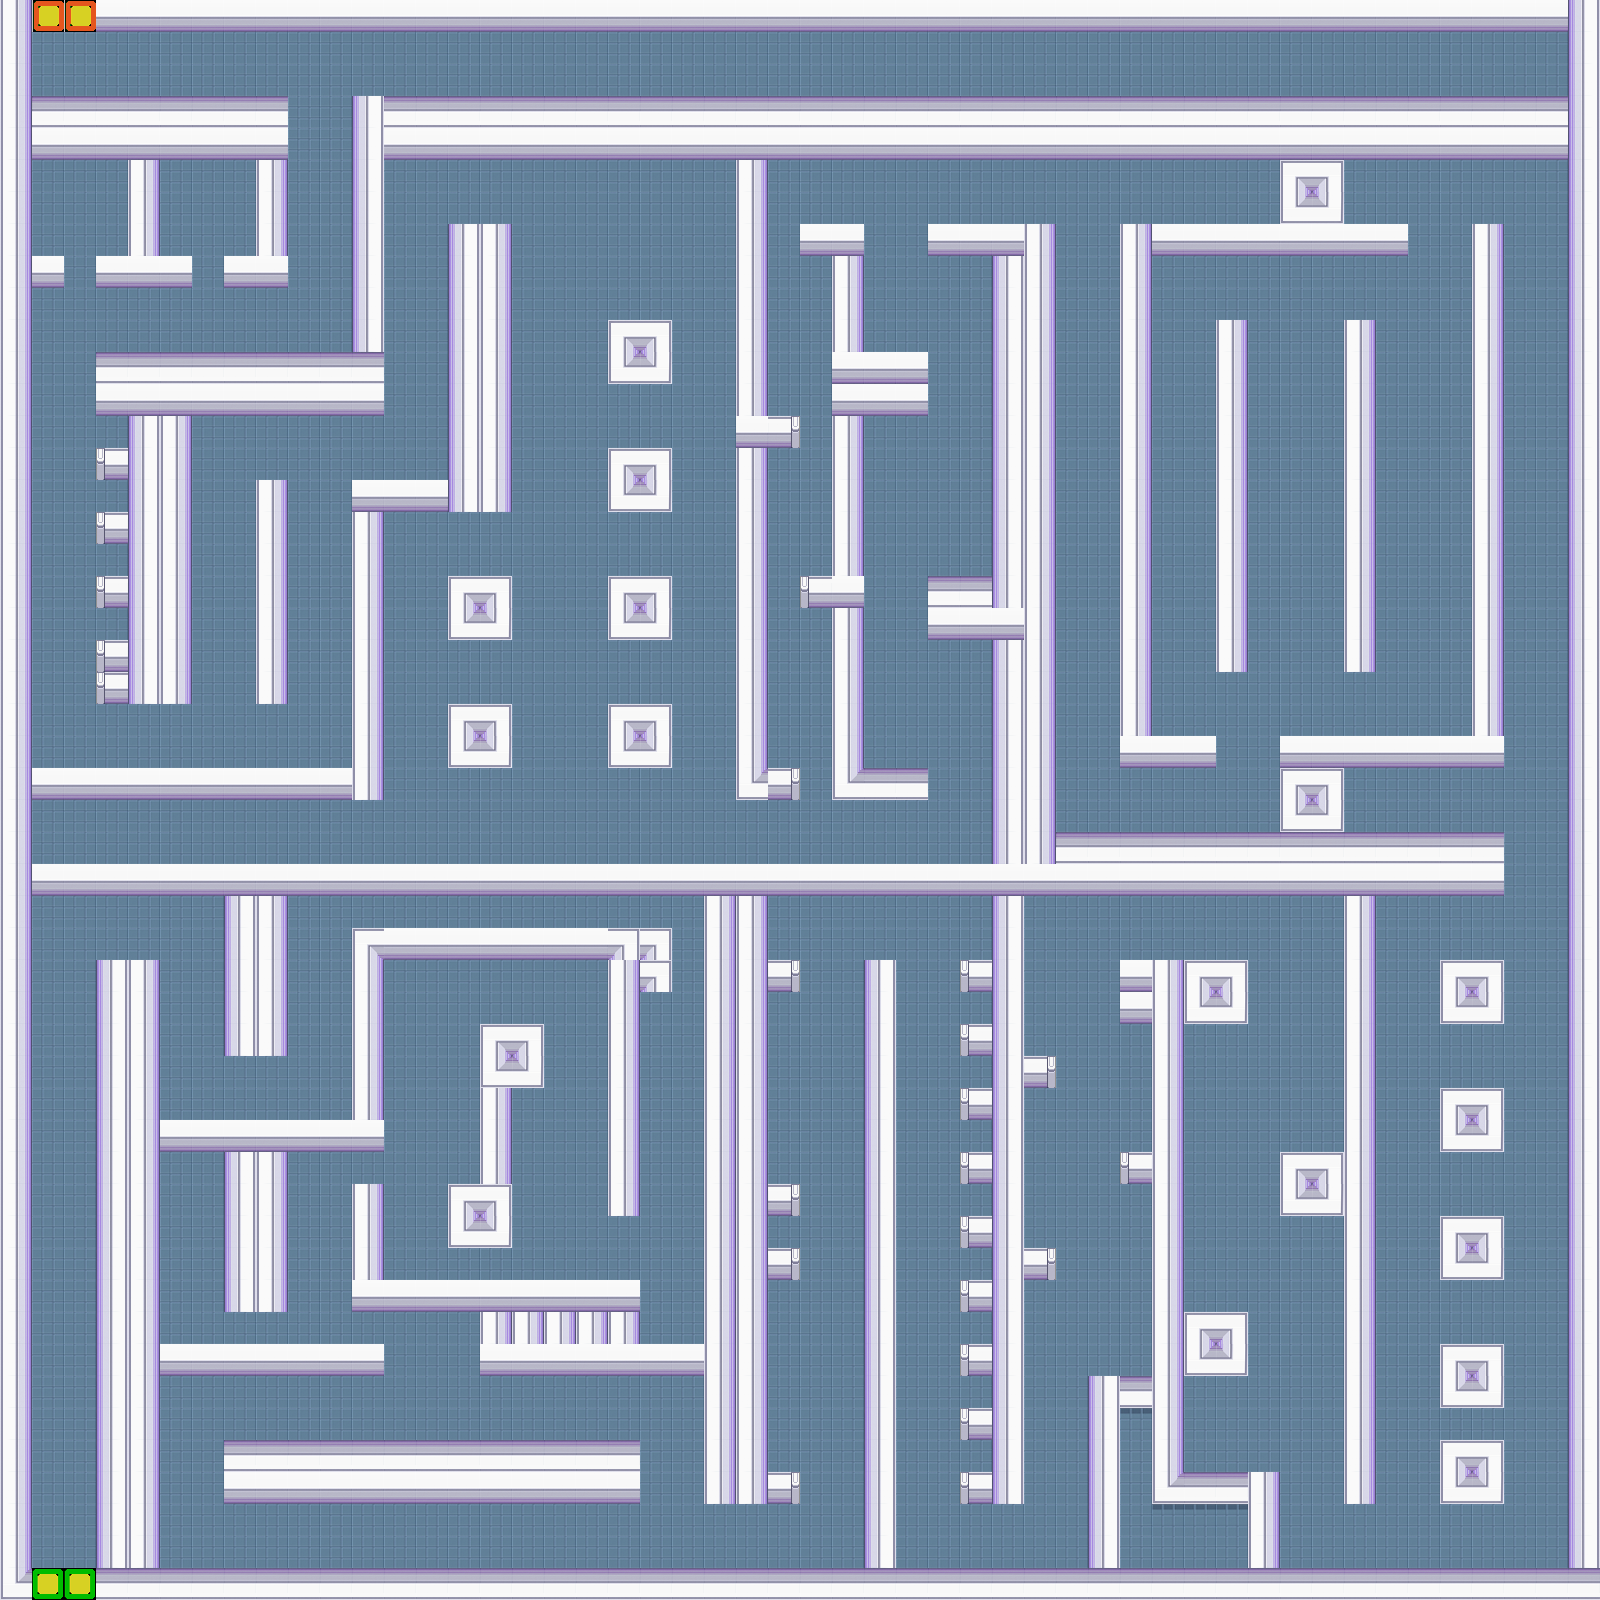

Tiled map render using the project's own tile images. Description and the whole map definition, tile-layer contents included, below:
An orthogonal 50x50 tile map with 32x32 px tiles, 1 tile layer (Tile Layer 1).

<map version="1.0" tiledversion="2017.11.22" orientation="orthogonal" renderorder="right-down" width="50" height="50" tilewidth="32" tileheight="32" infinite="0" nextobjectid="1">
 <tileset firstgid="1" source="map_tiles.tsx" />
 <layer name="Tile Layer 1" width="50" height="50">
  <data encoding="csv">
9,15,15,1,1,1,1,1,1,1,1,1,1,1,1,1,1,1,1,1,1,1,1,1,1,1,1,1,1,1,1,1,1,1,1,1,1,1,1,1,1,1,1,1,1,1,1,1,1,4,
9,5,5,5,5,5,5,5,5,5,5,5,5,5,5,5,5,5,5,5,5,5,5,5,5,5,5,5,5,5,5,5,5,5,5,5,5,5,5,5,5,5,5,5,5,5,5,5,5,4,
9,5,5,5,5,5,5,5,5,5,5,5,5,5,5,5,5,5,5,5,5,5,5,5,5,5,5,5,5,5,5,5,5,5,5,5,5,5,5,5,5,5,5,5,5,5,5,5,5,4,
9,10,10,10,10,10,10,10,10,5,5,4,10,10,10,10,10,10,10,10,10,10,10,10,10,10,10,10,10,10,10,10,10,10,10,10,10,10,10,10,10,10,10,10,10,10,10,10,10,4,
9,1,1,1,1,1,1,1,1,5,5,4,1,1,1,1,1,1,1,1,1,1,1,1,1,1,1,1,1,1,1,1,1,1,1,1,1,1,1,1,1,1,1,1,1,1,1,1,1,4,
9,5,5,5,9,5,5,5,9,5,5,4,5,5,5,5,5,5,5,5,5,5,5,9,5,5,5,5,5,5,5,5,5,5,5,5,5,5,5,5,7,8,5,5,5,5,5,5,5,4,
9,5,5,5,9,5,5,5,9,5,5,4,5,5,5,5,5,5,5,5,5,5,5,9,5,5,5,5,5,5,5,5,5,5,5,5,5,5,5,5,11,12,5,5,5,5,5,5,5,4,
9,5,5,5,9,5,5,5,9,5,5,4,5,5,4,9,5,5,5,5,5,5,5,9,5,1,1,5,5,1,1,1,9,5,5,9,1,1,1,1,1,1,1,1,5,5,9,5,5,4,
9,1,5,1,1,1,5,1,1,5,5,4,5,5,4,9,5,5,5,5,5,5,5,9,5,5,9,5,5,5,5,4,9,5,5,9,5,5,5,5,5,5,5,5,5,5,9,5,5,4,
9,5,5,5,5,5,5,5,5,5,5,4,5,5,4,9,5,5,5,5,5,5,5,9,5,5,9,5,5,5,5,4,9,5,5,9,5,5,5,5,5,5,5,5,5,5,9,5,5,4,
9,5,5,5,5,5,5,5,5,5,5,4,5,5,4,9,5,5,5,7,8,5,5,9,5,5,9,5,5,5,5,4,9,5,5,9,5,5,9,5,5,5,9,5,5,5,9,5,5,4,
9,5,5,10,10,10,10,10,10,10,10,10,5,5,4,9,5,5,5,11,12,5,5,9,5,5,1,1,1,5,5,4,9,5,5,9,5,5,9,5,5,5,9,5,5,5,9,5,5,4,
9,5,5,1,1,1,1,1,1,1,1,1,5,5,4,9,5,5,5,5,5,5,5,9,5,5,1,1,1,5,5,4,9,5,5,9,5,5,9,5,5,5,9,5,5,5,9,5,5,4,
9,5,5,5,4,9,5,5,5,5,5,5,5,5,4,9,5,5,5,5,5,5,5,1,14,5,9,5,5,5,5,4,9,5,5,9,5,5,9,5,5,5,9,5,5,5,9,5,5,4,
9,5,5,13,4,9,5,5,5,5,5,5,5,5,4,9,5,5,5,7,8,5,5,9,5,5,9,5,5,5,5,4,9,5,5,9,5,5,9,5,5,5,9,5,5,5,9,5,5,4,
9,5,5,5,4,9,5,5,9,5,5,1,1,1,4,9,5,5,5,11,12,5,5,9,5,5,9,5,5,5,5,4,9,5,5,9,5,5,9,5,5,5,9,5,5,5,9,5,5,4,
9,5,5,13,4,9,5,5,9,5,5,9,5,5,5,5,5,5,5,5,5,5,5,9,5,5,9,5,5,5,5,4,9,5,5,9,5,5,9,5,5,5,9,5,5,5,9,5,5,4,
9,5,5,5,4,9,5,5,9,5,5,9,5,5,5,5,5,5,5,5,5,5,5,9,5,5,9,5,5,5,5,4,9,5,5,9,5,5,9,5,5,5,9,5,5,5,9,5,5,4,
9,5,5,13,4,9,5,5,9,5,5,9,5,5,7,8,5,5,5,7,8,5,5,9,5,13,1,5,5,10,10,4,9,5,5,9,5,5,9,5,5,5,9,5,5,5,9,5,5,4,
9,5,5,5,4,9,5,5,9,5,5,9,5,5,11,12,5,5,5,11,12,5,5,9,5,5,9,5,5,1,1,1,9,5,5,9,5,5,9,5,5,5,9,5,5,5,9,5,5,4,
9,5,5,13,4,9,5,5,9,5,5,9,5,5,5,5,5,5,5,5,5,5,5,9,5,5,9,5,5,5,5,4,9,5,5,9,5,5,9,5,5,5,9,5,5,5,9,5,5,4,
9,5,5,13,4,9,5,5,9,5,5,9,5,5,5,5,5,5,5,5,5,5,5,9,5,5,9,5,5,5,5,4,9,5,5,9,5,5,5,5,5,5,5,5,5,5,9,5,5,4,
9,5,5,5,5,5,5,5,5,5,5,9,5,5,7,8,5,5,5,7,8,5,5,9,5,5,9,5,5,5,5,4,9,5,5,9,5,5,5,5,5,5,5,5,5,5,9,5,5,4,
9,5,5,5,5,5,5,5,5,5,5,9,5,5,11,12,5,5,5,11,12,5,5,9,5,5,9,5,5,5,5,4,9,5,5,1,1,1,5,5,1,1,1,1,1,1,1,5,5,4,
9,1,1,1,1,1,1,1,1,1,1,9,5,5,5,5,5,5,5,5,5,5,5,11,14,5,11,10,10,5,5,4,9,5,5,5,5,5,5,5,7,8,5,5,5,5,5,5,5,4,
9,5,5,5,5,5,5,5,5,5,5,5,5,5,5,5,5,5,5,5,5,5,5,5,5,5,5,5,5,5,5,4,9,5,5,5,5,5,5,5,11,12,5,5,5,5,5,5,5,4,
9,5,5,5,5,5,5,5,5,5,5,5,5,5,5,5,5,5,5,5,5,5,5,5,5,5,5,5,5,5,5,4,9,10,10,10,10,10,10,10,10,10,10,10,10,10,10,5,5,4,
9,1,1,1,1,1,1,1,1,1,1,1,1,1,1,1,1,1,1,1,1,1,1,1,1,1,1,1,1,1,1,1,1,1,1,1,1,1,1,1,1,1,1,1,1,1,1,5,5,4,
9,5,5,5,5,5,5,4,9,5,5,5,5,5,5,5,5,5,5,5,5,5,9,9,5,5,5,5,5,5,5,4,5,5,5,5,5,5,5,5,5,5,9,5,5,5,5,5,5,4,
9,5,5,5,5,5,5,4,9,5,5,7,1,1,1,1,1,1,1,8,8,5,9,9,5,5,5,5,5,5,5,4,5,5,5,5,5,5,5,5,5,5,9,5,5,5,5,5,5,4,
9,5,5,4,9,5,5,4,9,5,5,9,5,5,5,5,5,5,5,9,8,5,9,9,14,5,5,4,5,5,13,4,5,5,5,1,9,7,8,5,5,5,9,5,5,7,8,5,5,4,
9,5,5,4,9,5,5,4,9,5,5,9,5,5,5,5,5,5,5,9,5,5,9,9,5,5,5,4,5,5,5,4,5,5,5,1,9,11,12,5,5,5,9,5,5,11,12,5,5,4,
9,5,5,4,9,5,5,4,9,5,5,9,5,5,5,7,8,5,5,9,5,5,9,9,5,5,5,4,5,5,13,4,5,5,5,5,9,5,5,5,5,5,9,5,5,5,5,5,5,4,
9,5,5,4,9,5,5,5,5,5,5,9,5,5,5,11,12,5,5,9,5,5,9,9,5,5,5,4,5,5,5,4,14,5,5,5,9,5,5,5,5,5,9,5,5,5,5,5,5,4,
9,5,5,4,9,5,5,5,5,5,5,9,5,5,5,9,5,5,5,9,5,5,9,9,5,5,5,4,5,5,13,4,5,5,5,5,9,5,5,5,5,5,9,5,5,7,8,5,5,4,
9,5,5,4,9,1,1,1,1,1,1,1,5,5,5,9,5,5,5,9,5,5,9,9,5,5,5,4,5,5,5,4,5,5,5,5,9,5,5,5,5,5,9,5,5,11,12,5,5,4,
9,5,5,4,9,5,5,4,9,5,5,5,5,5,5,9,5,5,5,9,5,5,9,9,5,5,5,4,5,5,13,4,5,5,5,13,9,5,5,5,7,8,9,5,5,5,5,5,5,4,
9,5,5,4,9,5,5,4,9,5,5,9,5,5,7,8,5,5,5,9,5,5,9,9,14,5,5,4,5,5,5,4,5,5,5,5,9,5,5,5,11,12,9,5,5,5,5,5,5,4,
9,5,5,4,9,5,5,4,9,5,5,9,5,5,11,12,5,5,5,5,5,5,9,9,5,5,5,4,5,5,13,4,5,5,5,5,9,5,5,5,5,5,9,5,5,7,8,5,5,4,
9,5,5,4,9,5,5,4,9,5,5,9,5,5,5,5,5,5,5,5,5,5,9,9,14,5,5,4,5,5,5,4,14,5,5,5,9,5,5,5,5,5,9,5,5,11,12,5,5,4,
9,5,5,4,9,5,5,4,9,5,5,1,1,1,1,1,1,1,1,1,5,5,9,9,5,5,5,4,5,5,13,4,5,5,5,5,9,5,5,5,5,5,9,5,5,5,5,5,5,4,
9,5,5,4,9,5,5,5,5,5,5,5,5,5,5,9,9,9,9,9,5,5,9,9,5,5,5,4,5,5,5,4,5,5,5,5,9,7,8,5,5,5,9,5,5,5,5,5,5,4,
9,5,5,4,9,1,1,1,1,1,1,1,5,5,5,1,1,1,1,1,1,1,9,9,5,5,5,4,5,5,13,4,5,5,5,5,9,11,12,5,5,5,9,5,5,7,8,5,5,4,
9,5,5,4,9,5,5,5,5,5,5,5,5,5,5,5,5,5,5,5,5,5,9,9,5,5,5,4,5,5,5,4,5,5,4,10,9,5,5,5,5,5,9,5,5,11,12,5,5,4,
9,5,5,4,9,5,5,5,5,5,5,5,5,5,5,5,5,5,5,5,5,5,9,9,5,5,5,4,5,5,13,4,5,5,4,6,9,5,5,5,5,5,9,5,5,5,5,5,5,4,
9,5,5,4,9,5,5,10,10,10,10,10,10,10,10,10,10,10,10,10,5,5,9,9,5,5,5,4,5,5,5,4,5,5,4,5,9,5,5,5,5,5,9,5,5,7,8,5,5,4,
9,5,5,4,9,5,5,1,1,1,1,1,1,1,1,1,1,1,1,1,5,5,9,9,14,5,5,4,5,5,13,4,5,5,4,5,11,10,10,9,5,5,9,5,5,11,12,5,5,4,
9,5,5,4,9,5,5,5,5,5,5,5,5,5,5,5,5,5,5,5,5,5,5,5,5,5,5,4,5,5,5,5,5,5,4,5,6,6,6,9,5,5,5,5,5,5,5,5,5,4,
9,5,5,4,9,5,5,5,5,5,5,5,5,5,5,5,5,5,5,5,5,5,5,5,5,5,5,4,5,5,5,5,5,5,4,5,5,5,5,9,5,5,5,5,5,5,5,5,5,4,
11,16,16,10,10,10,10,10,10,10,10,10,10,10,10,10,10,10,10,10,10,10,10,10,10,10,10,10,10,10,10,10,10,10,10,10,10,10,10,10,10,10,10,10,10,10,10,10,10,10
</data>
 </layer>
</map>